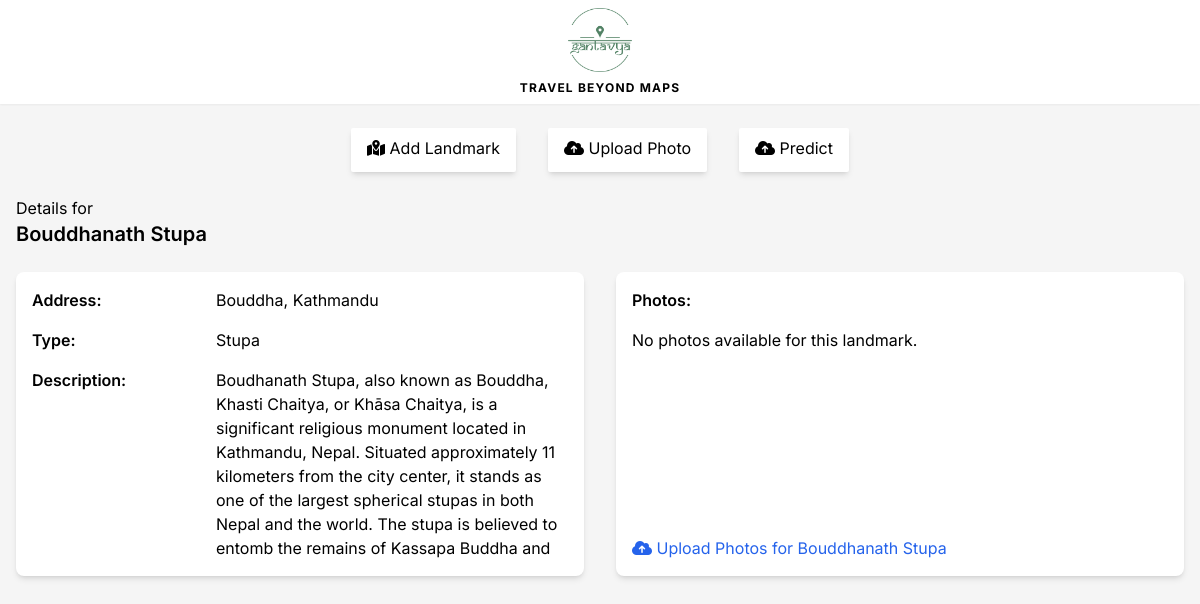
Page /landmark/12/ on the committed database.
### base/models.py (models this page shows, shortened)
class Landmark(models.Model):
    name = models.CharField(max_length=300,blank=False, null=False) # Pumdikot Shiva Statue
    address = models.CharField(max_length=300,blank=False, null=False) # Pumdikot
    type = models.CharField(max_length=300,blank=False, null=False) # Temple
    description = models.TextField(null=True, blank=True)
    facts = models.TextField(null=True, blank=True)
    longitude = models.CharField(max_length=50, null=True, blank=True)
    latitude = models.CharField(max_length=50, null=True, blank=True)
    saved_by = models.ManyToManyField(User, related_name='saved_landmarks', blank=True) # landmark saved by users
    pred_history = models.ManyToManyField(User, related_name='predicted_landmarks', blank=True) # landmark predicted by users
    updated = models.DateTimeField(auto_now=True)
    created = models.DateTimeField(auto_now_add=True)

### base/views.py (the view)
# urls.py: path('landmark/<int:landmark_id>/', views.landmark_detail, name='landmark_detail'),
def landmark_detail(request, landmark_id):
    landmark = get_object_or_404(Landmark, pk=landmark_id)
    photos = landmark.photos.all()  # Access all photos associated with the landmark
    if request.method == 'POST':
        photo_form = PhotoUploadForm(request.POST, request.FILES)
        if photo_form.is_valid():
            photo = photo_form.save(commit=False)
            photo.place = landmark
            photo.save()
            return redirect('landmark_detail', landmark_id=landmark.id)
    else:
        photo_form = PhotoUploadForm()
    return render(request, 'base/landmark_detail.html', {'landmark': landmark, 'photos': photos, 'photo_form': photo_form})

### base/templates/base/landmark_detail.html
{% extends 'base/index.html' %} {% block title %} Landmark Detail {% endblock %}
{% block body %}
<p>Details for</p>
<h1 class="text-xl font-semibold">{{landmark.name}}</h1>
<div class="mt-6 grid grid-cols-1 md:grid-cols-2 gap-8">
  <div class="w-full h-full shadow-md rounded-lg bg-white p-4 grid grid-cols-1 sm:grid-cols-2 md:grid-cols-3 gap-4 ">
    <p class="col-start-1 col-end-2"><strong class="font-semibold">Address:</strong></p>
    <p class="col-start-2 col-end-4">{{ landmark.address }}</p>
    <p class="col-start-1 col-end-2"><strong class="font-semibold">Type:</strong></p>
    <p class="col-start-2 col-end-4">{{ landmark.type }}</p>
    <p class="col-start-1 col-end-2"><strong class="font-semibold">Description:</strong></p>
    <p class="col-start-2 col-end-4 h-48 w-full overflow-y-auto">
      {% if landmark.description %}
      {{ landmark.description }}
      {% else %}
      No details available.
      {% endif %}
    </p>
  </div>
  <div class="w-full h-full shadow-md rounded-lg bg-white p-4 gap-4 flex flex-col justify-start items-start">
    <h2 class="font-semibold">Photos:</h2>
    <div class="h-full">
      {% if photos %}
      <div class="h-full gap-4 grid grid-cols-1 sm:grid-cols-2 md:grid-cols-3 h-48 overflow-y-auto">
        {% for photo in photos %}
        <form method="post" action="{% url 'landmark_detail' photo.id %}" class="h-full relative group">
          <img src="{{ photo.photo.url }}" alt="Landmark Photo"
            class="w-full h-full object-cover aspect-square rounded-md hover:shadow-xl duration-300 ease-in-out cursor-pointer" />
          {% csrf_token %}
          <button type="submit"
            class="bg-red-500 w-6 shadow-md text-white rounded absolute right-2 top-2 opacity-0 group-hover:opacity-100 group-hover:block duration-300 ease-in-out">
            <i class="fas fa-remove"></i>
          </button>
        </form>
        {% endfor %}
      </div>
      {% else %}
      <p>No photos available for this landmark.</p>
      {% endif %}
    </div>
    <div class="mt-auto text-blue-600  hover:text-blue-800 duration-300 ease-in-out">
      <a href="{% url 'upload_photo' landmark_id=landmark.id %}">
        <i class="fas fa-cloud-upload-alt"></i>
        <span>Upload Photos for {{landmark.name}} </span>
      </a>
    </div>
  </div>
</div>
{% endblock %}

### static/styles/css/globals.css (style rules this page uses)
* { margin: 0; padding: 0; box-sizing: border-box; font-family: 'Inter', sans-serif; }
html { scroll-behavior: smooth; }
body { background-color: #f5f5f5; }

### rows in the picture
Landmark: name "Bouddhanath Stupa", address "Bouddha, Kathmandu", type "Stupa", description "Boudhanath Stupa, also known as Bouddha, Khasti Chaitya, or Khāsa Chaitya, is a significant religious monument located in Kathmandu, Nepal. Situated approximately 11 kilometers from the city center, it stands as one of the largest spherical stupas in both Nepal and the world. The stupa is believed to entomb the remains of Kassapa Buddha and…"
